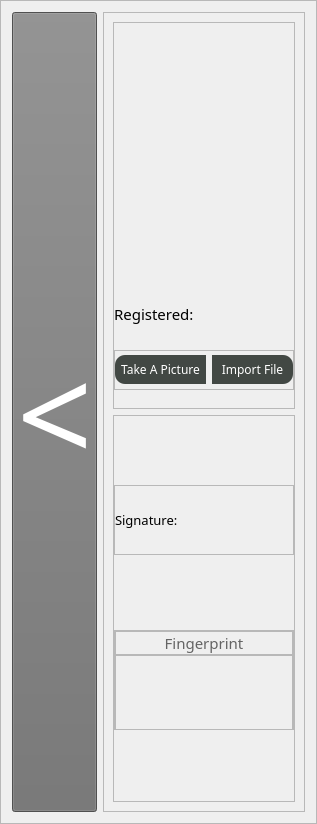
            <widget class="QFrame" name="frame_30">
             <property name="maximumSize">
              <size>
               <width>350</width>
               <height>16777215</height>
              </size>
             </property>
             <property name="frameShape">
              <enum>QFrame::StyledPanel</enum>
             </property>
             <property name="frameShadow">
              <enum>QFrame::Raised</enum>
             </property>
             <layout class="QHBoxLayout" name="horizontalLayout_21">
              <item>
               <widget class="QPushButton" name="previous_data_button">
                <property name="minimumSize">
                 <size>
                  <width>80</width>
                  <height>800</height>
                 </size>
                </property>
                <property name="maximumSize">
                 <size>
                  <width>100</width>
                  <height>16777215</height>
                 </size>
                </property>
                <property name="font">
                 <font>
                  <family>Californian FB</family>
                  <pointsize>100</pointsize>
                 </font>
                </property>
                <property name="styleSheet">
                 <string notr="true">QPushButton {
color: #ffffff;
background-color: rgb(112, 112, 112);
}

QPushButton:hover {
	background-color: rgb(168, 168, 168);
}</string>
                </property>
                <property name="text">
                 <string>&lt;</string>
                </property>
               </widget>
              </item>
              <item>
               <widget class="QFrame" name="frame_33">
                <property name="frameShape">
                 <enum>QFrame::StyledPanel</enum>
                </property>
                <property name="frameShadow">
                 <enum>QFrame::Raised</enum>
                </property>
                <layout class="QVBoxLayout" name="verticalLayout_26">
                 <item>
                  <widget class="QFrame" name="frame_7">
                   <property name="frameShape">
                    <enum>QFrame::StyledPanel</enum>
                   </property>
                   <property name="frameShadow">
                    <enum>QFrame::Raised</enum>
                   </property>
                   <layout class="QVBoxLayout" name="verticalLayout_27">
                    <property name="leftMargin">
                     <number>0</number>
                    </property>
                    <property name="topMargin">
                     <number>0</number>
                    </property>
                    <property name="rightMargin">
                     <number>0</number>
                    </property>
                    <property name="bottomMargin">
                     <number>0</number>
                    </property>
                    <item>
                     <widget class="QLabel" name="label_12">
                      <property name="minimumSize">
                       <size>
                        <width>180</width>
                        <height>240</height>
                       </size>
                      </property>
                      <property name="maximumSize">
                       <size>
                        <width>180</width>
                        <height>240</height>
                       </size>
                      </property>
                      <property name="text">
                       <string/>
                      </property>
                      <property name="scaledContents">
                       <bool>true</bool>
                      </property>
                     </widget>
                    </item>
                    <item>
                     <widget class="QLabel" name="label_48">
                      <property name="maximumSize">
                       <size>
                        <width>16777215</width>
                        <height>30</height>
                       </size>
                      </property>
                      <property name="font">
                       <font>
                        <family>JetBrains Mono NL SemiBold</family>
                        <pointsize>11</pointsize>
                       </font>
                      </property>
                      <property name="text">
                       <string>Registered: </string>
                      </property>
                     </widget>
                    </item>
                    <item>
                     <widget class="QFrame" name="frame_32">
                      <property name="maximumSize">
                       <size>
                        <width>16777215</width>
                        <height>40</height>
                       </size>
                      </property>
                      <property name="frameShape">
                       <enum>QFrame::StyledPanel</enum>
                      </property>
                      <property name="frameShadow">
                       <enum>QFrame::Raised</enum>
                      </property>
                      <layout class="QHBoxLayout" name="horizontalLayout_23">
                       <property name="leftMargin">
                        <number>0</number>
                       </property>
                       <property name="topMargin">
                        <number>0</number>
                       </property>
                       <property name="rightMargin">
                        <number>0</number>
                       </property>
                       <property name="bottomMargin">
                        <number>0</number>
                       </property>
                       <item>
                        <widget class="QPushButton" name="take_photo">
                         <property name="font">
                          <font>
                           <family>JetBrains Mono NL Medium</family>
                          </font>
                         </property>
                         <property name="cursor">
                          <cursorShape>PointingHandCursor</cursorShape>
                         </property>
                         <property name="styleSheet">
                          <string notr="true">color: rgb(255, 255, 255);
background-color: rgb(66, 72, 68);
padding: 6px;
border-top-left-radius: 10px;
border-bottom-left-radius: 10px;</string>
                         </property>
                         <property name="text">
                          <string>Take A Picture</string>
                         </property>
                        </widget>
                       </item>
                       <item>
                        <widget class="QPushButton" name="import_file">
                         <property name="font">
                          <font>
                           <family>JetBrains Mono NL Medium</family>
                          </font>
                         </property>
                         <property name="cursor">
                          <cursorShape>PointingHandCursor</cursorShape>
                         </property>
                         <property name="styleSheet">
                          <string notr="true">color: rgb(255, 255, 255);
background-color: rgb(66, 72, 68);
padding: 6px;
border-top-right-radius: 10px;
border-bottom-right-radius: 10px;</string>
                         </property>
                         <property name="text">
                          <string>Import File</string>
                         </property>
                        </widget>
                       </item>
                      </layout>
                     </widget>
                    </item>
                   </layout>
                  </widget>
                 </item>
                 <item>
                  <widget class="QFrame" name="frame_38">
                   <property name="minimumSize">
                    <size>
                     <width>0</width>
                     <height>280</height>
                    </size>
                   </property>
                   <property name="maximumSize">
                    <size>
                     <width>16777215</width>
                     <height>600</height>
                    </size>
                   </property>
                   <property name="frameShape">
                    <enum>QFrame::StyledPanel</enum>
                   </property>
                   <property name="frameShadow">
                    <enum>QFrame::Raised</enum>
                   </property>
                   <layout class="QVBoxLayout" name="verticalLayout_35">
                    <property name="leftMargin">
                     <number>0</number>
                    </property>
                    <property name="topMargin">
                     <number>0</number>
                    </property>
                    <property name="rightMargin">
                     <number>0</number>
                    </property>
                    <property name="bottomMargin">
                     <number>0</number>
                    </property>
                    <item>
                     <widget class="QFrame" name="frame_51">
                      <property name="minimumSize">
                       <size>
                        <width>0</width>
                        <height>70</height>
                       </size>
                      </property>
                      <property name="maximumSize">
                       <size>
                        <width>16777215</width>
                        <height>70</height>
                       </size>
                      </property>
                      <property name="frameShape">
                       <enum>QFrame::StyledPanel</enum>
                      </property>
                      <property name="frameShadow">
                       <enum>QFrame::Raised</enum>
                      </property>
                      <layout class="QHBoxLayout" name="horizontalLayout_31">
                       <property name="leftMargin">
                        <number>0</number>
                       </property>
                       <property name="topMargin">
                        <number>0</number>
                       </property>
                       <property name="rightMargin">
                        <number>0</number>
                       </property>
                       <property name="bottomMargin">
                        <number>0</number>
                       </property>
                       <item>
                        <widget class="QLabel" name="label71">
                         <property name="maximumSize">
                          <size>
                           <width>90</width>
                           <height>16777215</height>
                          </size>
                         </property>
                         <property name="sizeIncrement">
                          <size>
                           <width>0</width>
                           <height>0</height>
                          </size>
                         </property>
                         <property name="font">
                          <font>
                           <family>JetBrains Mono Medium</family>
                           <pointsize>10</pointsize>
                          </font>
                         </property>
                         <property name="text">
                          <string>Signature:</string>
                         </property>
                        </widget>
                       </item>
                       <item>
                        <widget class="QLabel" name="signature">
                         <property name="text">
                          <string/>
                         </property>
                         <property name="scaledContents">
                          <bool>true</bool>
                         </property>
                        </widget>
                       </item>
                      </layout>
                     </widget>
                    </item>
                    <item>
                     <widget class="QFrame" name="frame_52">
                      <property name="minimumSize">
                       <size>
                        <width>0</width>
                        <height>100</height>
                       </size>
                      </property>
                      <property name="maximumSize">
                       <size>
                        <width>16777215</width>
                        <height>100</height>
                       </size>
                      </property>
                      <property name="frameShape">
                       <enum>QFrame::StyledPanel</enum>
                      </property>
                      <property name="frameShadow">
                       <enum>QFrame::Raised</enum>
                      </property>
                      <layout class="QVBoxLayout" name="verticalLayout_36">
                       <property name="spacing">
                        <number>0</number>
                       </property>
                       <property name="leftMargin">
                        <number>0</number>
                       </property>
                       <property name="topMargin">
                        <number>0</number>
                       </property>
                       <property name="rightMargin">
                        <number>0</number>
                       </property>
                       <property name="bottomMargin">
                        <number>0</number>
                       </property>
                       <item>
                        <widget class="QFrame" name="frame_53">
                         <property name="maximumSize">
                          <size>
                           <width>16777215</width>
                           <height>30</height>
                          </size>
                         </property>
                         <property name="frameShape">
                          <enum>QFrame::StyledPanel</enum>
                         </property>
                         <property name="frameShadow">
                          <enum>QFrame::Raised</enum>
                         </property>
                         <layout class="QHBoxLayout" name="horizontalLayout_32">
                          <property name="leftMargin">
                           <number>0</number>
                          </property>
                          <property name="topMargin">
                           <number>0</number>
                          </property>
                          <property name="rightMargin">
                           <number>0</number>
                          </property>
                          <property name="bottomMargin">
                           <number>0</number>
                          </property>
                          <item>
                           <widget class="QLabel" name="label_29">
                            <property name="font">
                             <font>
                              <family>JetBrains Mono NL ExtraBold</family>
                             </font>
                            </property>
                            <property name="text">
                             <string>&lt;html&gt;&lt;head/&gt;&lt;body&gt;&lt;p align=&quot;center&quot;&gt;&lt;span style=&quot; font-size:11pt; color:#646464;&quot;&gt;Fingerprint&lt;/span&gt;&lt;/p&gt;&lt;/body&gt;&lt;/html&gt;</string>
                            </property>
                           </widget>
                          </item>
                         </layout>
                        </widget>
                       </item>
                       <item>
                        <widget class="QFrame" name="frame_54">
                         <property name="minimumSize">
                          <size>
                           <width>0</width>
                           <height>120</height>
                          </size>
                         </property>
                         <property name="maximumSize">
                          <size>
                           <width>16777215</width>
                           <height>120</height>
                          </size>
                         </property>
                         <property name="frameShape">
                          <enum>QFrame::StyledPanel</enum>
                         </property>
                         <property name="frameShadow">
                          <enum>QFrame::Raised</enum>
                         </property>
                         <layout class="QHBoxLayout" name="horizontalLayout_33">
                          <item>
                           <widget class="QLabel" name="left_thumb">
                            <property name="text">
                             <string/>
                            </property>
                            <property name="scaledContents">
                             <bool>true</bool>
                            </property>
                           </widget>
                          </item>
                          <item>
                           <widget class="QLabel" name="right_thumb">
                            <property name="text">
                             <string/>
                            </property>
                            <property name="scaledContents">
                             <bool>true</bool>
                            </property>
                           </widget>
                          </item>
                         </layout>
                        </widget>
                       </item>
                      </layout>
                     </widget>
                    </item>
                   </layout>
                  </widget>
                 </item>
                </layout>
               </widget>
              </item>
             </layout>
            </widget>
